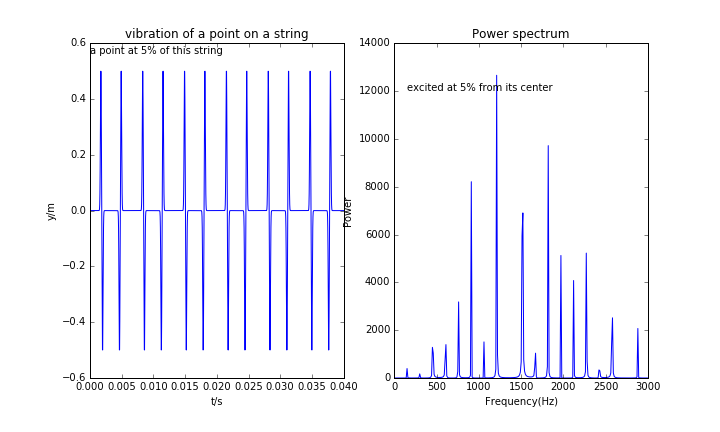

Write Python code to recreate this figure.
# -*- coding: utf-8 -*-
import numpy as np
import matplotlib.pyplot
from pylab import *
from math import *
import mpl_toolkits.mplot3d

dx=0.01
c=300.0 #speed
dt=dx/c
length=int(1.0/dx)
time=3000
k=1000
y=[[0 for i in range(length)]for n in range(time)]#i represents x, n represents t
#initialize
for i in range(length):
    y[0][i]=exp(-k*(i*dx-0.5-0.05)**2)
    y[1][i]=exp(-k*(i*dx-0.5-0.05)**2)
#for i in range(2*length/5):
#    y[0][i]=3*i*dx
#    y[1][i]=3*i*dx
#for i in range(2*length/5,length):
#    y[0][i]=2-2*i*dx
#    y[1][i]=2-2*i*dx

#plot(range(length),y[1])
#show()

r=c*dt/dx
#iteration
for n in range(time-2):
    for i in range(1,length-1):
        y[n+2][i]=2*(1-r**2)*y[n+1][i]-y[n][i]+r**2*(y[n+1][i+1]+y[n+1][i-1])
y=array(y)
add=array([1 for i in range(length)])
for n in range(0,time,20):
    yp=y[n]+add*n/20
    plot(range(length),yp)
#xlim(-1,1)
xlabel('x')
#ylim(-1,1)
ylabel('y and t')
title('Waves on a string (fixed ends)')
#text(0,2,'reflection and inversion')#'$F_D$'
#savefig('wave 6.4.png')
#savefig('wave 6.2.png')
#savefig('wave .png')
figure(figsize=[10,6])
subplot(121)
y5=[]
t=array(range(time))*dt
for n in range(time):
    y5.append(y[n][4])
plot(t,y5)
xlim(0,0.04)
xlabel('t/s')
ylabel('y/m')
title('vibration of a point on a string')
text(0,0.56,r'a point at 5% of this string')
subplot(122)
p=abs(np.fft.rfft(y5))**2
f = np.linspace(0, int(1/dt/2), len(p))
plot(f, p)
xlim(0,3000)
xlabel('Frequency(Hz)')
ylabel('Power')
title('Power spectrum')
#text(150,12000,'excited at center')
text(150,12000,'excited at 5% from its center')

#savefig('vibration 6.6 pluck.png')
savefig('wave.png')
#savefig('vibration .png')
show()